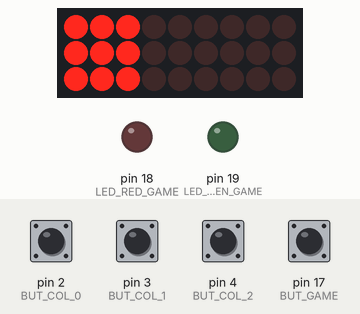
This sketch was run on a simulated Arduino Uno, built with avr-gcc and run on an emulated ATmega328P. Shown: 9×3 LED matrix, output pins drawn as LEDs (lit = HIGH). Wiring (inferred from the names in the program): LED matrix (orientation assumed): rows pin 15, pin 16, pin 14; columns pin 5, pin 6, pin 7, pin 8, pin 9, pin 10, pin 11, pin 12, pin 13. Inputs (shaded band) come from the test bench; at power-on: pin 2 (BUT_COL_0), pin 3 (BUT_COL_1), pin 4 (BUT_COL_2), pin 17 (BUT_GAME) HIGH. Pins used as bus, display or sensor lines are not drawn.

Above: at 1.5 s.
1.6 s: pin 2 (BUT_COL_0) pulled LOW for 0.15 s
At 2.2 s:
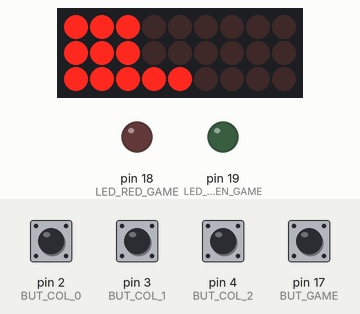
3.3 s: pin 3 (BUT_COL_1) pulled LOW for 0.15 s
At 4.7 s:
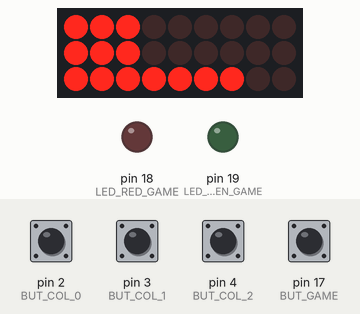
5.0 s: pin 4 (BUT_COL_2) pulled LOW for 0.15 s
At 6.0 s:
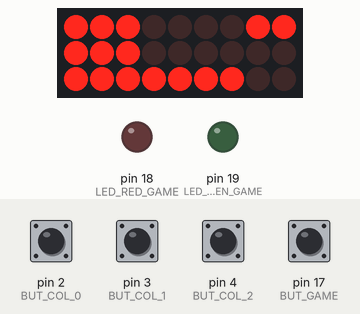
6.7 s: pin 2 (BUT_COL_0) pulled LOW for 1 s
At 8.2 s:
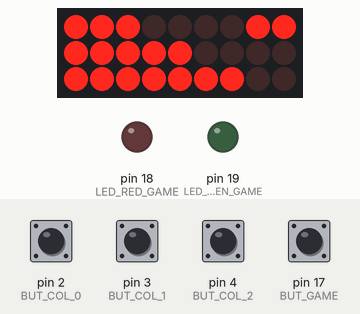
9.2 s: pin 4 (BUT_COL_2) pulled LOW for 1 s
At 11.3 s:
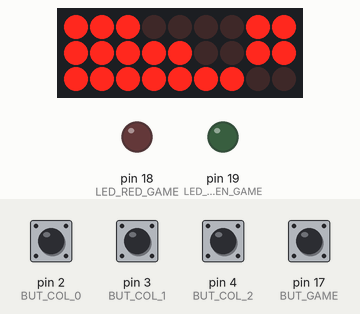
11.7 s: pin 3 (BUT_COL_1) pulled LOW for 1 s
At 13.2 s:
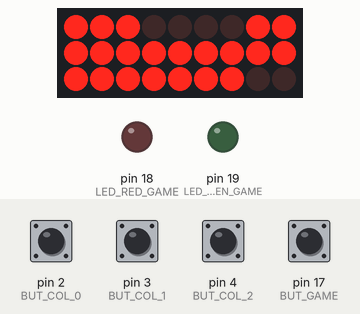
Timing chart, 0 to 14.7 s (numbered marks = the images above; inputs shaded):
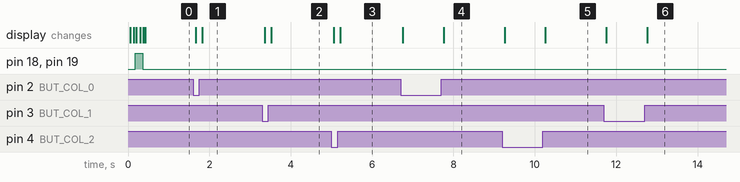

Measured:
- after the input at 1.6 s, the display: first changes after 0.06 s (image 1 shows a later state)
- after the input at 3.3 s, the display: first changes after 0.06 s (image 2 shows a later state)
- after the input at 5.0 s, the display: first changes after 0.06 s (image 3 shows a later state)
- after the input at 6.7 s, the display: first changes after 0.06 s (image 4 shows a later state)
- after the input at 9.2 s, the display: first changes after 0.06 s (image 5 shows a later state)
- after the input at 11.7 s, the display: first changes after 0.06 s (image 6 shows a later state)

The sketch:

tictactoe_demo.ino
```cpp
#include "tictactoe_duino.h"

//############################################
//# Library functions	                     #
//############################################

/*
Physical board Layout:
 +----------------+
 | 1.1 | 1.2 | 1.3|
 |-----+-----+----|
 | 1.1 | 1.2 | 1.3|
 |-----+-----+----|
 | 1.1 | 1.2 | 1.3|
 +----------------+
 |  G  |
 +-----+

 Software board Layout:
 buttonNr and ledNr range from 0 to 9, where 0..8 are the play buttons/led and 9 is the game button/led
 The Game button/led can be used to start a game, choose a random starting player and/or show the current player.
 +----------------+
 |  0  |  1  |  2 |
 |-----+-----+----|
 |  3  |  4  |  5 |
 |-----+-----+----|
 |  6  |  7  |  8 |
 +----------------+
 |  9  |
 +-----+

 COLOR: NONE, GREEN, RED, ORANGE     // available colors

 initialisation();                   // initialisation of the hardware, has to be done once in setup();
 int check_buttons();                // returns buttonNr
 void set_ledNr(lednr, COLOR);       // enables LED ledNr with color
*/


void setup()                    // Setup runs only once at startup
{
  initialisation();             // initialize harwdware timing and I/O functionality to the board
}


void loop()     // loop() is a replacement for main()
{
  set_ledNr(check_buttons(),ORANGE);   // to test all buttons and LED's
}
```

tictactoe_duino.cpp
```cpp
/*

 */

//#include "WProgram.h"
#include "Arduino.h"
#include "tictactoe_duino.h"
#include "TimerOne.h"

char LED [3][3];

int posX(int i)
{
  return (i/3);
}

int posY(int i)
{
  return (i%3);
}

void initialisation()
{

  pinMode(BUT_ROW_0, OUTPUT);
  pinMode(BUT_ROW_1, OUTPUT);
  pinMode(BUT_ROW_2, OUTPUT);
  pinMode(BUT_COL_0, INPUT);
  pinMode(BUT_COL_1, INPUT);
  pinMode(BUT_COL_2, INPUT);
  digitalWrite(BUT_COL_0, HIGH);       // turn on pullup resistors
  digitalWrite(BUT_COL_1, HIGH);       // turn on pullup resistors
  digitalWrite(BUT_COL_2, HIGH);       // turn on pullup resistors
  digitalWrite(BUT_ROW_0, LOW);
  digitalWrite(BUT_ROW_1, LOW);
  digitalWrite(BUT_ROW_2, LOW);

  pinMode(LED_ROW_0, OUTPUT);
  pinMode(LED_ROW_1, OUTPUT);
  pinMode(LED_ROW_2, OUTPUT);
  pinMode(LED_RED_COL_0, OUTPUT);
  pinMode(LED_RED_COL_1, OUTPUT);
  pinMode(LED_RED_COL_2, OUTPUT);
  pinMode(LED_GREEN_COL_0, OUTPUT);
  pinMode(LED_GREEN_COL_1, OUTPUT);
  pinMode(LED_GREEN_COL_2, OUTPUT);

  pinMode(BUT_GAME, INPUT);
  pinMode(LED_RED_GAME, OUTPUT);
  pinMode(LED_GREEN_GAME, OUTPUT);


  Timer1.initialize(7000); // refresh rate for LED's
  Timer1.attachInterrupt(show_board);

  // test led's

  for (int i = 0 ; i<9; i++) {
    set_led(i/3,i%3, ORANGE);
    delay(20);
  }
  digitalWrite(LED_GREEN_GAME, HIGH);
  digitalWrite(LED_RED_GAME, HIGH);
  for (int i = 0 ; i<9; i++) {
    set_ledNr(i,NONE);
    delay(20);
  }

  digitalWrite(LED_GREEN_GAME, LOW);
  digitalWrite(LED_RED_GAME, LOW);
}


void set_ledNr(int pos, int color)
{
  if (pos==9) set_game_led(color);
  else
    LED[(pos) / 3][(pos) % 3] = color;
}

void set_led(int x, int y, int color)
{
  LED[x][y] = color;
}

int row = 0;

void show_board()
{

  switch (row%=3)
  {
  case 0:
    digitalWrite(LED_ROW_0, LOW);
    digitalWrite(LED_ROW_1, HIGH);
    digitalWrite(LED_ROW_2, HIGH);
    break;
  case 1:
    digitalWrite(LED_ROW_0, HIGH);
    digitalWrite(LED_ROW_1, LOW);
    digitalWrite(LED_ROW_2, HIGH);
    break;
  case 2:
    digitalWrite(LED_ROW_0, HIGH);
    digitalWrite(LED_ROW_1, HIGH);
    digitalWrite(LED_ROW_2, LOW);
    break;
  }

  //1st colum
  if (LED[row][0] == RED) {
    digitalWrite(LED_GREEN_COL_0, LOW);
    digitalWrite(LED_RED_COL_0, HIGH);
  }
  else
    if (LED[row][0] == GREEN) {
      digitalWrite(LED_GREEN_COL_0, HIGH);
      digitalWrite(LED_RED_COL_0, LOW);
    }
    else
      if (LED[row][0] == ORANGE) {
        digitalWrite(LED_GREEN_COL_0, HIGH);
        digitalWrite(LED_RED_COL_0, HIGH);
      }
      else if (LED[row][0] == NONE)//off
      {
        digitalWrite(LED_GREEN_COL_0, LOW);
        digitalWrite(LED_RED_COL_0, LOW);
      }


  //2nd colum
  if (LED[row][1] == RED) {
    digitalWrite(LED_GREEN_COL_1, LOW);
    digitalWrite(LED_RED_COL_1, HIGH);
  }
  else
    if (LED[row][1] == GREEN) {
      digitalWrite(LED_GREEN_COL_1, HIGH);
      digitalWrite(LED_RED_COL_1, LOW);
    }
    else
      if (LED[row][1] == ORANGE) {
        digitalWrite(LED_GREEN_COL_1, HIGH);
        digitalWrite(LED_RED_COL_1, HIGH);
      }
      else if (LED[row][1] == NONE)
      {
        digitalWrite(LED_GREEN_COL_1, LOW);
        digitalWrite(LED_RED_COL_1, LOW);
      }

  //3th colum
  if (LED[row][2] == RED) {
    digitalWrite(LED_GREEN_COL_2, LOW);
    digitalWrite(LED_RED_COL_2, HIGH);
  }
  else
    if (LED[row][2] == GREEN) {
      digitalWrite(LED_GREEN_COL_2, HIGH);
      digitalWrite(LED_RED_COL_2, LOW);
    }
    else
      if (LED[row][2] == ORANGE) {
        digitalWrite(LED_GREEN_COL_2, HIGH);
        digitalWrite(LED_RED_COL_2, HIGH);
      }
      else if (LED[row][2] == NONE)
      {
        digitalWrite(LED_GREEN_COL_2, LOW);
        digitalWrite(LED_RED_COL_2, LOW);
      }

  row++;
}


int check_buttons()
{
  digitalWrite(BUT_ROW_0, HIGH);
  digitalWrite(BUT_ROW_1, HIGH);
  digitalWrite(BUT_ROW_2, HIGH);


  digitalWrite(BUT_ROW_0, LOW);
  if (!digitalRead(BUT_COL_0)) {
    while(!digitalRead(BUT_COL_0));
    return 0;
  }

  if (!digitalRead(BUT_COL_1)) {
    while(!digitalRead(BUT_COL_1));
    return 1;
  }

  if (!digitalRead(BUT_COL_2)) {
    while(!digitalRead(BUT_COL_2));
    return 2;
  }
  digitalWrite(BUT_ROW_0, HIGH);

  digitalWrite(BUT_ROW_1, LOW);
  if (!digitalRead(BUT_COL_0)) {
    while(!digitalRead(BUT_COL_0));
    return 3;
  }

  if (!digitalRead(BUT_COL_1)) {
    while(!digitalRead(BUT_COL_1));
    return 4;
  }

  if (!digitalRead(BUT_COL_2)) {
    while(!digitalRead(BUT_COL_2));
    return 5;
  }
  digitalWrite(BUT_ROW_1, HIGH);

  digitalWrite(BUT_ROW_2, LOW);
  if (!digitalRead(BUT_COL_0)) {
    while(!digitalRead(BUT_COL_0));
    return 6;
  }

  if (!digitalRead(BUT_COL_1)) {
    while(!digitalRead(BUT_COL_1));
    return 7;
  }

  if (!digitalRead(BUT_COL_2)) {
    while(!digitalRead(BUT_COL_2));
    return 8;
  }
  digitalWrite(BUT_ROW_2, HIGH);

  while (!digitalRead(BUT_GAME))
    return 9;

  return -1; // nothing pressed
}

int get_button(int &Xbut,int &Ybut)
{
  digitalWrite(BUT_ROW_0, HIGH);
  digitalWrite(BUT_ROW_1, HIGH);
  digitalWrite(BUT_ROW_2, HIGH);


  digitalWrite(BUT_ROW_0, LOW);
  Ybut = 0;
  if (!digitalRead(BUT_COL_0)) {
    while(!digitalRead(BUT_COL_0));
    Xbut = 0;
    return 1;
  }

  if (!digitalRead(BUT_COL_1)) {
    while(!digitalRead(BUT_COL_1));
    Xbut = 1;
    return 1;
  }

  if (!digitalRead(BUT_COL_2)) {
    while(!digitalRead(BUT_COL_2));
    Xbut = 2;
    return 1;
  }
  digitalWrite(BUT_ROW_0, HIGH);

  digitalWrite(BUT_ROW_1, LOW);
  Ybut = 1;
  if (!digitalRead(BUT_COL_0)) {
    while(!digitalRead(BUT_COL_0));
    Xbut = 0;
    return 1;
  }

  if (!digitalRead(BUT_COL_1)) {
    while(!digitalRead(BUT_COL_1));
    Xbut = 1;
    return 1;
  }

  if (!digitalRead(BUT_COL_2)) {
    while(!digitalRead(BUT_COL_2));
    Xbut = 2;
    return 1;
  }
  digitalWrite(BUT_ROW_1, HIGH);

  digitalWrite(BUT_ROW_2, LOW);
  Ybut = 2;
  if (!digitalRead(BUT_COL_0)) {
    while(!digitalRead(BUT_COL_0));
    Xbut = 0;
    return 1;
  }

  if (!digitalRead(BUT_COL_1)) {
    while(!digitalRead(BUT_COL_1));
    Xbut = 1;
    return 1;
  }

  if (!digitalRead(BUT_COL_2)) {
    while(!digitalRead(BUT_COL_2));
    Xbut = 2;
    return 1;
  }
  digitalWrite(BUT_ROW_2, HIGH);

  return 0; // nothing pressed
}

void set_game_led(int player)
{
  if (player==GREEN)
  {
    digitalWrite(LED_GREEN_GAME, HIGH);
    digitalWrite(LED_RED_GAME, LOW);
  }
  if (player==RED)
  {
    digitalWrite(LED_GREEN_GAME, LOW);
    digitalWrite(LED_RED_GAME, HIGH);
  }
  if (player==ORANGE)
  {
    digitalWrite(LED_GREEN_GAME, HIGH);
    digitalWrite(LED_RED_GAME, HIGH);
  }
  if (player==NONE)
  {
    digitalWrite(LED_GREEN_GAME, LOW);
    digitalWrite(LED_RED_GAME, LOW);
  }
}
```

tictactoe_duino.h
```cpp
/* tictactoe_duino.h


 */

#ifndef tictactoe_duino_h
#define tictactoe_duino.h

//#include "WProgram.h"
#include "Arduino.h"

/* Assign Arduino Pin numbers*/
#define BUT_COL_0 2
#define BUT_COL_1 3
#define BUT_COL_2 4
#define BUT_ROW_0 5
#define BUT_ROW_1 6
#define BUT_ROW_2 7
#define LED_RED_COL_0 8
#define LED_GREEN_COL_0 9
#define LED_RED_COL_1 10
#define LED_GREEN_COL_1 11
#define LED_RED_COL_2 12
#define LED_GREEN_COL_2 13
#define LED_ROW_0 14
#define LED_ROW_1 15
#define LED_ROW_2 16
#define BUT_GAME 17
#define LED_RED_GAME 18
#define LED_GREEN_GAME 19

#define NONE 0
#define GREEN 1
#define RED 2
#define ORANGE 3


void show_board();
extern void set_ledNr(int pos, int color);
extern void set_led(int x, int y, int color);
extern int check_buttons();
extern void initialisation();
int get_button(int &Xbut,int &Ybut);
void set_game_led(int player);

#endif
```
